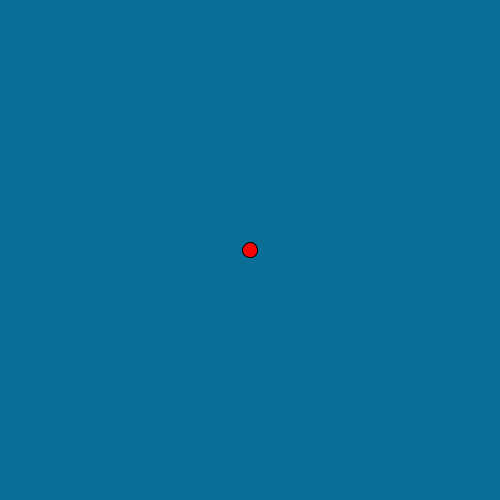
Frame 1 (no input)
Frame 60 (the mouse pressed at the canvas centre just before this capture): identical to frame 1, image omitted
Frame 120 (the mouse held since frame 60 and released just before this capture): identical to frame 1, image omitted

The Processing sketch that drew this single still picture (run headless with seeded random() and noise(); from frame 60 on, the mouse is pressed at the canvas centre):

// Processing sketch: hermit
// ── hermit.pde
float scale = 1;
color hermitColor = color(255);

void setup() {
  size(500, 500);
  setScale(15);
  setColor(color(256, 0, 0));
}
void draw() {
  background(10, 110, 150);
  fill(hermitColor);
  ellipse(250, 250, scale, scale);
}
void setScale(float s) {
  scale = s;
}
void setColor(color c_) {
  if(c_ < 0) {
    hermitColor = c_;
  } else {
    hermitColor = unhex("FF" + c_);
  }
  println (c_);
}
